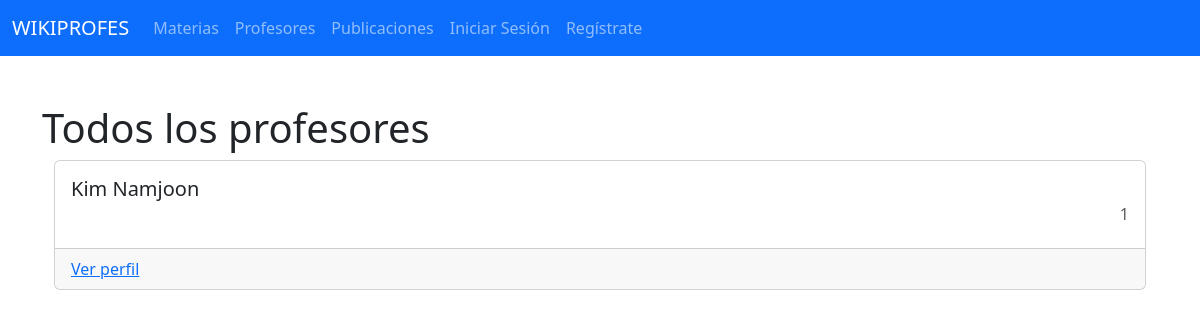
/profesores, run on an earlier commit of the app's database.
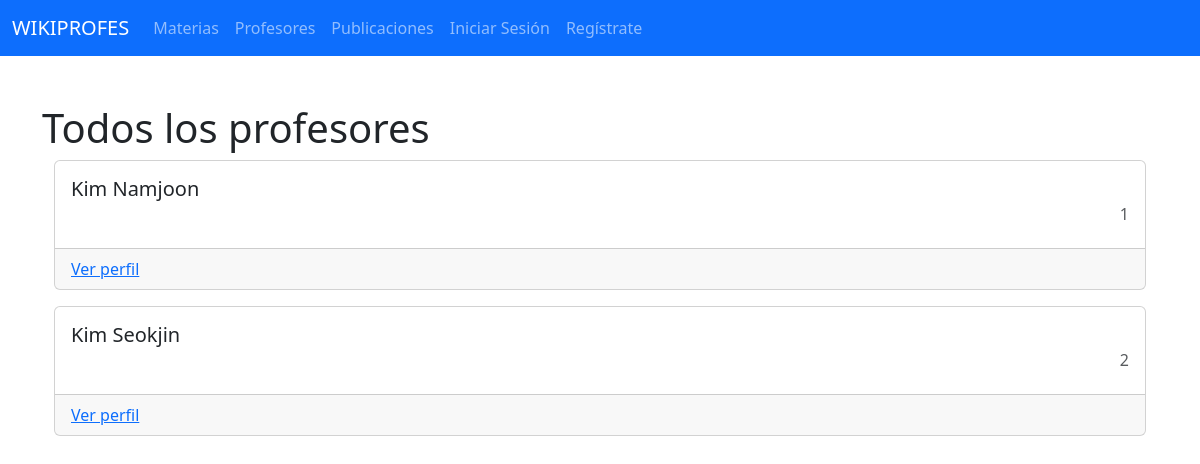
And on a later commit of the database.
### profesor/models.py (models this page shows, shortened)
class Profesor(models.Model):
    nombre = models.CharField(max_length=80)
    usuarios = models.ManyToManyField(User, through='publicacion.Publicacion')

### profesor/views.py (the view)
# urls.py: path("profesores", views.ProfesoresView.as_view(), name="profesores"),
class ProfesoresView(generic.ListView):
    template_name = "profesores/profesores.html"
    def get_queryset(self):
        return Profesor.objects.all()

### templates/profesores/profesores.html (shortened to what this page needs)
{% extends "base.html" %}
{% block content %}
    <div class="container mt-5">
        <h1>Todos los profesores</h1>
        {% for profesor in profesor_list %}
            <section>
                <div class="container">
                    <div class="card mb-3">
                        <div class="card-body">
                            <h5 class="card-title">{{profesor.nombre}}</h5>
                            <h6 class="card-subtitle mb-2 text-body-secondary text-end">{{profesor.id}}</h6>
                        </div>
                        <div class="card-footer text-body-secondary">
                            <a href="{% url 'publicacion:profesor' profesor.id%}">Ver perfil</a>
                        </div>
                    </div>
                </div>
            </section>
        {% endfor %}
    </div>
{% endblock content %}

What changed in the data, as far as the page shows it:
added Profesor: nombre "Kim Seokjin", id "2"
